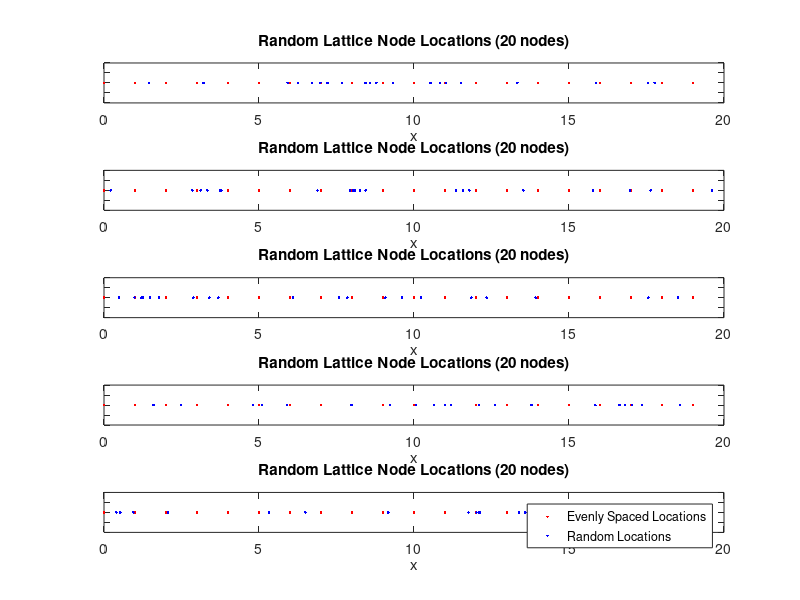

MATLAB code for this plot:
clear all;
close all;

%% load lattice information
load('lattice_locations_pseudorandom.mat');

%% plot pseudorandom lattice against equidistance lattice spacings
figure;

% plot first pseudorandom lattice
subplot(5, 1, 1); 
plot(0:19, zeros(20, 1), '.r');
hold on;

plot(node_positions_rand_20_1(:, 1), node_positions_rand_20_1(:, 2), '.b');
hold on;

title('Random Lattice Node Locations (20 nodes)');
xlim([0 20]);
xlabel('x');
ylim([-0.1 0.1]);
set(gca, 'yticklabel', {});

% plot second pseudorandom lattice
subplot(5, 1, 2); 
plot(0:19, zeros(20, 1), '.r');
hold on;

plot(node_positions_rand_20_2(:, 1), node_positions_rand_20_2(:, 2), '.b');
hold on;

title('Random Lattice Node Locations (20 nodes)');
xlim([0 20]);
xlabel('x');
ylim([-0.1 0.1]);
set(gca, 'yticklabel', {});

% plot third pseudorandom lattice
subplot(5, 1, 3); 
plot(0:19, zeros(20, 1), '.r');
hold on;

plot(node_positions_rand_20_3(:, 1), node_positions_rand_20_3(:, 2), '.b');
hold on;

title('Random Lattice Node Locations (20 nodes)');
xlim([0 20]);
xlabel('x');
ylim([-0.1 0.1]);
set(gca, 'yticklabel', {});

% plot fourth pseudorandom lattice
subplot(5, 1, 4); 
plot(0:19, zeros(20, 1), '.r');
hold on;

plot(node_positions_rand_20_4(:, 1), node_positions_rand_20_4(:, 2), '.b');
hold on;

title('Random Lattice Node Locations (20 nodes)');
xlim([0 20]);
xlabel('x');
ylim([-0.1 0.1]);
set(gca, 'yticklabel', {});

% plot fifth pseudorandom lattice
subplot(5, 1, 5); 
plot(0:19, zeros(20, 1), '.r');
hold on;

plot(node_positions_rand_20_5(:, 1), node_positions_rand_20_5(:, 2), '.b');
hold on;

title('Random Lattice Node Locations (20 nodes)');
xlim([0 20]);
xlabel('x');
ylim([-0.1 0.1]);
set(gca, 'yticklabel', {});

%% format output plot
legend('Evenly Spaced Locations', 'Random Locations');
